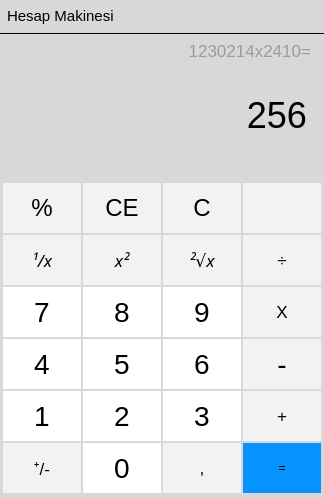
<?xml version="1.0" encoding="UTF-8"?>
<ui version="4.0">
 <class>Form</class>
 <widget class="QWidget" name="Form">
  <property name="geometry">
   <rect>
    <x>0</x>
    <y>0</y>
    <width>324</width>
    <height>498</height>
   </rect>
  </property>
  <property name="windowTitle">
   <string>Form</string>
  </property>
  <property name="styleSheet">
   <string notr="true">
background-color: rgb(216, 216, 216);
</string>
  </property>
  <widget class="QWidget" name="head" native="true">
   <property name="geometry">
    <rect>
     <x>0</x>
     <y>0</y>
     <width>331</width>
     <height>34</height>
    </rect>
   </property>
   <property name="styleSheet">
    <string notr="true">border:1px solid black;
border-color:transparent transparent black transparent;</string>
   </property>
   <widget class="QPushButton" name="closebtn">
    <property name="geometry">
     <rect>
      <x>284</x>
      <y>3</y>
      <width>36</width>
      <height>28</height>
     </rect>
    </property>
    <property name="maximumSize">
     <size>
      <width>36</width>
      <height>34</height>
     </size>
    </property>
    <property name="font">
     <font>
      <pointsize>21</pointsize>
     </font>
    </property>
    <property name="styleSheet">
     <string notr="true">
QPushButton{color:black;

border:0 solid;
}
QPushButton:hover{
background-color:red;
	background-color: rgb(211, 43, 46);


}
</string>
    </property>
    <property name="text">
     <string/>
    </property>
    <property name="icon">
     <iconset>
      <normaloff>icons/Close-256.ico</normaloff>icons/Close-256.ico</iconset>
    </property>
    <property name="iconSize">
     <size>
      <width>10</width>
      <height>10</height>
     </size>
    </property>
   </widget>
   <widget class="QPushButton" name="minimizebtn">
    <property name="geometry">
     <rect>
      <x>246</x>
      <y>3</y>
      <width>36</width>
      <height>28</height>
     </rect>
    </property>
    <property name="maximumSize">
     <size>
      <width>36</width>
      <height>36</height>
     </size>
    </property>
    <property name="font">
     <font>
      <pointsize>21</pointsize>
     </font>
    </property>
    <property name="styleSheet">
     <string notr="true">
QPushButton{color:black;

border:0 solid;
}
QPushButton:hover{
background-color:rgb(190,190,190);


}
</string>
    </property>
    <property name="text">
     <string/>
    </property>
    <property name="icon">
     <iconset>
      <normaloff>icons/minimize.png</normaloff>icons/minimize.png</iconset>
    </property>
    <property name="iconSize">
     <size>
      <width>20</width>
      <height>20</height>
     </size>
    </property>
   </widget>
   <widget class="QLabel" name="hsblbl">
    <property name="geometry">
     <rect>
      <x>0</x>
      <y>0</y>
      <width>251</width>
      <height>31</height>
     </rect>
    </property>
    <property name="font">
     <font>
      <pointsize>11</pointsize>
     </font>
    </property>
    <property name="styleSheet">
     <string notr="true">border:0px;
padding-left:3px;</string>
    </property>
    <property name="text">
     <string>Hesap Makinesi</string>
    </property>
    <property name="margin">
     <number>1</number>
    </property>
   </widget>
  </widget>
  <widget class="QWidget" name="lcd" native="true">
   <property name="geometry">
    <rect>
     <x>0</x>
     <y>40</y>
     <width>331</width>
     <height>141</height>
    </rect>
   </property>
   <widget class="QLabel" name="sonuc">
    <property name="geometry">
     <rect>
      <x>0</x>
      <y>40</y>
      <width>321</width>
      <height>71</height>
     </rect>
    </property>
    <property name="font">
     <font>
      <pointsize>27</pointsize>
     </font>
    </property>
    <property name="styleSheet">
     <string notr="true">padding-right:5px;</string>
    </property>
    <property name="text">
     <string>256</string>
    </property>
    <property name="alignment">
     <set>Qt::AlignRight|Qt::AlignTrailing|Qt::AlignVCenter</set>
    </property>
    <property name="margin">
     <number>0</number>
    </property>
    <property name="indent">
     <number>-1</number>
    </property>
   </widget>
   <widget class="QLabel" name="ozet">
    <property name="geometry">
     <rect>
      <x>50</x>
      <y>0</y>
      <width>261</width>
      <height>21</height>
     </rect>
    </property>
    <property name="font">
     <font>
      <pointsize>13</pointsize>
     </font>
    </property>
    <property name="mouseTracking">
     <bool>false</bool>
    </property>
    <property name="focusPolicy">
     <enum>Qt::NoFocus</enum>
    </property>
    <property name="layoutDirection">
     <enum>Qt::LeftToRight</enum>
    </property>
    <property name="styleSheet">
     <string notr="true">color: rgb(155,155,155);</string>
    </property>
    <property name="text">
     <string>1230214x2410=</string>
    </property>
    <property name="alignment">
     <set>Qt::AlignRight|Qt::AlignTrailing|Qt::AlignVCenter</set>
    </property>
    <property name="margin">
     <number>0</number>
    </property>
   </widget>
   <widget class="QPushButton" name="history">
    <property name="geometry">
     <rect>
      <x>3</x>
      <y>0</y>
      <width>31</width>
      <height>31</height>
     </rect>
    </property>
    <property name="maximumSize">
     <size>
      <width>36</width>
      <height>36</height>
     </size>
    </property>
    <property name="font">
     <font>
      <pointsize>21</pointsize>
     </font>
    </property>
    <property name="styleSheet">
     <string notr="true">
QPushButton{color:black;

border:0 solid;
}
QPushButton:hover{
background-color:rgb(190,190,190);
border:1px solid rgb(155,155,155);

}
</string>
    </property>
    <property name="text">
     <string/>
    </property>
    <property name="icon">
     <iconset>
      <normaloff>icons/icons8-history-64.png</normaloff>icons/icons8-history-64.png</iconset>
    </property>
    <property name="iconSize">
     <size>
      <width>20</width>
      <height>20</height>
     </size>
    </property>
   </widget>
  </widget>
  <widget class="QWidget" name="allinone" native="true">
   <property name="geometry">
    <rect>
     <x>0</x>
     <y>180</y>
     <width>321</width>
     <height>321</height>
    </rect>
   </property>
   <widget class="QWidget" name="gridLayoutWidget">
    <property name="geometry">
     <rect>
      <x>0</x>
      <y>0</y>
      <width>321</width>
      <height>321</height>
     </rect>
    </property>
    <layout class="QGridLayout" name="gridLayout">
     <property name="sizeConstraint">
      <enum>QLayout::SetDefaultConstraint</enum>
     </property>
     <property name="leftMargin">
      <number>3</number>
     </property>
     <property name="topMargin">
      <number>1</number>
     </property>
     <property name="rightMargin">
      <number>0</number>
     </property>
     <property name="bottomMargin">
      <number>0</number>
     </property>
     <property name="horizontalSpacing">
      <number>2</number>
     </property>
     <property name="verticalSpacing">
      <number>0</number>
     </property>
     <item row="3" column="1">
      <widget class="QPushButton" name="btn5">
       <property name="maximumSize">
        <size>
         <width>80</width>
         <height>50</height>
        </size>
       </property>
       <property name="font">
        <font>
         <pointsize>21</pointsize>
        </font>
       </property>
       <property name="styleSheet">
        <string notr="true">
QPushButton{color:black;
background-color:white;
border:0 solid;
}
QPushButton:hover{
background-color:rgb(190,190,190);
border:1px solid rgb(155,155,155);

}
</string>
       </property>
       <property name="text">
        <string>5</string>
       </property>
      </widget>
     </item>
     <item row="2" column="1">
      <widget class="QPushButton" name="btn8">
       <property name="maximumSize">
        <size>
         <width>80</width>
         <height>50</height>
        </size>
       </property>
       <property name="font">
        <font>
         <pointsize>21</pointsize>
         <weight>50</weight>
         <bold>false</bold>
        </font>
       </property>
       <property name="styleSheet">
        <string notr="true">
QPushButton{color:black;
background-color:white;
border:0 solid;
}
QPushButton:hover{
background-color:rgb(190,190,190);
border:1px solid rgb(155,155,155);

}
</string>
       </property>
       <property name="text">
        <string>8</string>
       </property>
      </widget>
     </item>
     <item row="1" column="0">
      <widget class="QPushButton" name="boluxbtn">
       <property name="maximumSize">
        <size>
         <width>80</width>
         <height>50</height>
        </size>
       </property>
       <property name="font">
        <font>
         <family>Segoe Print</family>
         <pointsize>13</pointsize>
         <italic>true</italic>
        </font>
       </property>
       <property name="styleSheet">
        <string notr="true">
QPushButton{color:black;
background-color:#f2f2f2 ;
border:0 solid;
}
QPushButton:hover{
background-color:rgb(190,190,190);
border:1px solid rgb(155,155,155);

}
</string>
       </property>
       <property name="text">
        <string>¹/x</string>
       </property>
      </widget>
     </item>
     <item row="3" column="2">
      <widget class="QPushButton" name="btn6">
       <property name="maximumSize">
        <size>
         <width>80</width>
         <height>50</height>
        </size>
       </property>
       <property name="font">
        <font>
         <pointsize>21</pointsize>
        </font>
       </property>
       <property name="styleSheet">
        <string notr="true">
QPushButton{color:black;
background-color:white;
border:0 solid;
}
QPushButton:hover{
background-color:rgb(190,190,190);
border:1px solid rgb(155,155,155);

}
</string>
       </property>
       <property name="text">
        <string>6</string>
       </property>
      </widget>
     </item>
     <item row="3" column="3">
      <widget class="QPushButton" name="btnckar">
       <property name="maximumSize">
        <size>
         <width>80</width>
         <height>50</height>
        </size>
       </property>
       <property name="font">
        <font>
         <family>Yu Gothic UI</family>
         <pointsize>21</pointsize>
         <weight>50</weight>
         <bold>false</bold>
         <strikeout>false</strikeout>
        </font>
       </property>
       <property name="styleSheet">
        <string notr="true">
QPushButton{color:black;
background-color:#f2f2f2 ;
border:0 solid;
}
QPushButton:hover{
background-color:rgb(190,190,190);
border:1px solid rgb(155,155,155);

}
</string>
       </property>
       <property name="text">
        <string>-</string>
       </property>
      </widget>
     </item>
     <item row="2" column="2">
      <widget class="QPushButton" name="btn9">
       <property name="maximumSize">
        <size>
         <width>80</width>
         <height>50</height>
        </size>
       </property>
       <property name="font">
        <font>
         <pointsize>21</pointsize>
        </font>
       </property>
       <property name="styleSheet">
        <string notr="true">
QPushButton{color:black;
background-color:white;
border:0 solid;
}
QPushButton:hover{
background-color:rgb(190,190,190);
border:1px solid rgb(155,155,155);

}
</string>
       </property>
       <property name="text">
        <string>9</string>
       </property>
      </widget>
     </item>
     <item row="2" column="3">
      <widget class="QPushButton" name="xbtn">
       <property name="maximumSize">
        <size>
         <width>80</width>
         <height>50</height>
        </size>
       </property>
       <property name="font">
        <font>
         <pointsize>13</pointsize>
        </font>
       </property>
       <property name="styleSheet">
        <string notr="true">
QPushButton{color:black;
background-color:#f2f2f2 ;
border:0 solid;
}
QPushButton:hover{
background-color:rgb(190,190,190);
border:1px solid rgb(155,155,155);

}
</string>
       </property>
       <property name="text">
        <string>X</string>
       </property>
      </widget>
     </item>
     <item row="0" column="0">
      <widget class="QPushButton" name="btnyuzde">
       <property name="maximumSize">
        <size>
         <width>80</width>
         <height>50</height>
        </size>
       </property>
       <property name="font">
        <font>
         <family>Yu Gothic UI</family>
         <pointsize>18</pointsize>
         <italic>false</italic>
        </font>
       </property>
       <property name="styleSheet">
        <string notr="true">
QPushButton{color:black;
background-color:#f2f2f2 ;
border:0 solid;
}
QPushButton:hover{
background-color:rgb(190,190,190);
border:1px solid rgb(155,155,155);

}
</string>
       </property>
       <property name="text">
        <string>%</string>
       </property>
      </widget>
     </item>
     <item row="4" column="3">
      <widget class="QPushButton" name="btntopla">
       <property name="maximumSize">
        <size>
         <width>80</width>
         <height>50</height>
        </size>
       </property>
       <property name="font">
        <font>
         <pointsize>13</pointsize>
         <weight>50</weight>
         <bold>false</bold>
        </font>
       </property>
       <property name="styleSheet">
        <string notr="true">
QPushButton{color:black;
background-color:#f2f2f2 ;
border:0 solid;
}
QPushButton:hover{
background-color:rgb(190,190,190);
border:1px solid rgb(155,155,155);

}
</string>
       </property>
       <property name="text">
        <string>+</string>
       </property>
      </widget>
     </item>
     <item row="5" column="3">
      <widget class="QPushButton" name="btnestle">
       <property name="maximumSize">
        <size>
         <width>80</width>
         <height>50</height>
        </size>
       </property>
       <property name="styleSheet">
        <string notr="true">
QPushButton{color:black;

	background-color: rgb(6, 147, 255);
border:0 solid;
}
QPushButton:hover{

	
	background-color: rgb(4, 109, 189);
border:1px solid rgb(155,155,155);

}
</string>
       </property>
       <property name="text">
        <string>=</string>
       </property>
      </widget>
     </item>
     <item row="1" column="1">
      <widget class="QPushButton" name="xkarebtn">
       <property name="maximumSize">
        <size>
         <width>80</width>
         <height>50</height>
        </size>
       </property>
       <property name="font">
        <font>
         <family>Segoe Print</family>
         <pointsize>13</pointsize>
         <italic>true</italic>
        </font>
       </property>
       <property name="styleSheet">
        <string notr="true">
QPushButton{color:black;
background-color:#f2f2f2 ;
border:0 solid;
}
QPushButton:hover{
background-color:rgb(190,190,190);
border:1px solid rgb(155,155,155);

}
</string>
       </property>
       <property name="text">
        <string>x²</string>
       </property>
      </widget>
     </item>
     <item row="0" column="1">
      <widget class="QPushButton" name="cebtn">
       <property name="maximumSize">
        <size>
         <width>80</width>
         <height>50</height>
        </size>
       </property>
       <property name="font">
        <font>
         <family>Yu Gothic UI</family>
         <pointsize>18</pointsize>
        </font>
       </property>
       <property name="styleSheet">
        <string notr="true">
QPushButton{color:black;
background-color:#f2f2f2 ;
border:0 solid;
}
QPushButton:hover{
background-color:rgb(190,190,190);
border:1px solid rgb(155,155,155);

box-shadow: 2px 2px 5px red;

}
</string>
       </property>
       <property name="text">
        <string>CE</string>
       </property>
      </widget>
     </item>
     <item row="0" column="3">
      <widget class="QPushButton" name="clear1btn">
       <property name="maximumSize">
        <size>
         <width>80</width>
         <height>50</height>
        </size>
       </property>
       <property name="styleSheet">
        <string notr="true">
QPushButton{color:black;
background-color:#f2f2f2 ;
border:0 solid;
}
QPushButton:hover{
background-color:rgb(190,190,190);
border:1px solid rgb(155,155,155);

}
</string>
       </property>
       <property name="text">
        <string/>
       </property>
       <property name="icon">
        <iconset>
         <normaloff>icons/icons8-clear-symbol-50.png</normaloff>icons/icons8-clear-symbol-50.png</iconset>
       </property>
       <property name="iconSize">
        <size>
         <width>30</width>
         <height>30</height>
        </size>
       </property>
      </widget>
     </item>
     <item row="1" column="2">
      <widget class="QPushButton" name="karekokbtn">
       <property name="maximumSize">
        <size>
         <width>80</width>
         <height>50</height>
        </size>
       </property>
       <property name="font">
        <font>
         <family>Segoe Print</family>
         <pointsize>13</pointsize>
         <italic>true</italic>
        </font>
       </property>
       <property name="styleSheet">
        <string notr="true">
QPushButton{color:black;
background-color:#f2f2f2 ;
border:0 solid;
}
QPushButton:hover{
background-color:rgb(190,190,190);
border:1px solid rgb(155,155,155);

}
</string>
       </property>
       <property name="text">
        <string>²√x</string>
       </property>
      </widget>
     </item>
     <item row="1" column="3">
      <widget class="QPushButton" name="btnblme">
       <property name="maximumSize">
        <size>
         <width>80</width>
         <height>50</height>
        </size>
       </property>
       <property name="font">
        <font>
         <pointsize>13</pointsize>
        </font>
       </property>
       <property name="styleSheet">
        <string notr="true">
QPushButton{color:black;
background-color:#f2f2f2 ;
border:0 solid;
}
QPushButton:hover{
background-color:rgb(190,190,190);
border:1px solid rgb(155,155,155);

}
</string>
       </property>
       <property name="text">
        <string>÷</string>
       </property>
      </widget>
     </item>
     <item row="5" column="0">
      <widget class="QPushButton" name="eksiartbtn">
       <property name="maximumSize">
        <size>
         <width>80</width>
         <height>50</height>
        </size>
       </property>
       <property name="font">
        <font>
         <pointsize>13</pointsize>
         <weight>50</weight>
         <bold>false</bold>
        </font>
       </property>
       <property name="styleSheet">
        <string notr="true">
QPushButton{color:black;
background-color:#f2f2f2 ;
border:0 solid;
}
QPushButton:hover{
background-color:rgb(190,190,190);
border:1px solid rgb(155,155,155);

}
</string>
       </property>
       <property name="text">
        <string>⁺/-</string>
       </property>
      </widget>
     </item>
     <item row="4" column="0">
      <widget class="QPushButton" name="btn1">
       <property name="maximumSize">
        <size>
         <width>80</width>
         <height>50</height>
        </size>
       </property>
       <property name="font">
        <font>
         <pointsize>21</pointsize>
        </font>
       </property>
       <property name="styleSheet">
        <string notr="true">
QPushButton{color:black;
background-color:white;
border:0 solid;
}
QPushButton:hover{
background-color:rgb(190,190,190);
border:1px solid rgb(155,155,155);

}
</string>
       </property>
       <property name="text">
        <string>1</string>
       </property>
      </widget>
     </item>
     <item row="5" column="1">
      <widget class="QPushButton" name="btn0">
       <property name="maximumSize">
        <size>
         <width>80</width>
         <height>50</height>
        </size>
       </property>
       <property name="font">
        <font>
         <pointsize>21</pointsize>
        </font>
       </property>
       <property name="styleSheet">
        <string notr="true">
QPushButton{color:black;
background-color:white;
border:0 solid;
}
QPushButton:hover{
background-color:rgb(190,190,190);
border:1px solid rgb(155,155,155);

}
</string>
       </property>
       <property name="text">
        <string>0</string>
       </property>
      </widget>
     </item>
     <item row="5" column="2">
      <widget class="QPushButton" name="btnvrgul">
       <property name="maximumSize">
        <size>
         <width>80</width>
         <height>50</height>
        </size>
       </property>
       <property name="font">
        <font>
         <pointsize>13</pointsize>
        </font>
       </property>
       <property name="styleSheet">
        <string notr="true">
QPushButton{color:black;
background-color:#f2f2f2 ;
border:0 solid;
}
QPushButton:hover{
background-color:rgb(190,190,190);
border:1px solid rgb(155,155,155);

}
</string>
       </property>
       <property name="text">
        <string>,</string>
       </property>
      </widget>
     </item>
     <item row="4" column="1">
      <widget class="QPushButton" name="btn2">
       <property name="maximumSize">
        <size>
         <width>80</width>
         <height>50</height>
        </size>
       </property>
       <property name="font">
        <font>
         <pointsize>21</pointsize>
        </font>
       </property>
       <property name="styleSheet">
        <string notr="true">
QPushButton{color:black;
background-color:white;
border:0 solid;
}
QPushButton:hover{
background-color:rgb(190,190,190);
border:1px solid rgb(155,155,155);

}
</string>
       </property>
       <property name="text">
        <string>2</string>
       </property>
      </widget>
     </item>
     <item row="4" column="2">
      <widget class="QPushButton" name="btn3">
       <property name="maximumSize">
        <size>
         <width>80</width>
         <height>50</height>
        </size>
       </property>
       <property name="font">
        <font>
         <pointsize>21</pointsize>
        </font>
       </property>
       <property name="styleSheet">
        <string notr="true">
QPushButton{color:black;
background-color:white;
border:0 solid;
}
QPushButton:hover{
background-color:rgb(190,190,190);
border:1px solid rgb(155,155,155);

}
</string>
       </property>
       <property name="text">
        <string>3</string>
       </property>
      </widget>
     </item>
     <item row="0" column="2">
      <widget class="QPushButton" name="cbtn">
       <property name="maximumSize">
        <size>
         <width>80</width>
         <height>50</height>
        </size>
       </property>
       <property name="font">
        <font>
         <family>Yu Gothic UI</family>
         <pointsize>18</pointsize>
         <italic>false</italic>
         <kerning>true</kerning>
        </font>
       </property>
       <property name="styleSheet">
        <string notr="true">
QPushButton{color:black;
background-color:#f2f2f2 ;
border:0 solid;
}
QPushButton:hover{
background-color:rgb(190,190,190);
border:1px solid rgb(155,155,155);

}
</string>
       </property>
       <property name="text">
        <string>C</string>
       </property>
      </widget>
     </item>
     <item row="3" column="0">
      <widget class="QPushButton" name="btn4">
       <property name="maximumSize">
        <size>
         <width>80</width>
         <height>50</height>
        </size>
       </property>
       <property name="font">
        <font>
         <pointsize>21</pointsize>
        </font>
       </property>
       <property name="styleSheet">
        <string notr="true">
QPushButton{color:black;
background-color:white;
border:0 solid;
}
QPushButton:hover{
background-color:rgb(190,190,190);
border:1px solid rgb(155,155,155);

}
</string>
       </property>
       <property name="text">
        <string>4</string>
       </property>
      </widget>
     </item>
     <item row="2" column="0">
      <widget class="QPushButton" name="btn7">
       <property name="maximumSize">
        <size>
         <width>80</width>
         <height>50</height>
        </size>
       </property>
       <property name="font">
        <font>
         <pointsize>21</pointsize>
         <weight>50</weight>
         <bold>false</bold>
        </font>
       </property>
       <property name="styleSheet">
        <string notr="true">
QPushButton{color:black;
background-color:white;
border:0 solid;
}
QPushButton:hover{
background-color:rgb(190,190,190);
border:1px solid rgb(155,155,155);

}
</string>
       </property>
       <property name="text">
        <string>7</string>
       </property>
      </widget>
     </item>
    </layout>
   </widget>
  </widget>
  <widget class="QWidget" name="historywdgt" native="true">
   <property name="geometry">
    <rect>
     <x>0</x>
     <y>496</y>
     <width>321</width>
     <height>20</height>
    </rect>
   </property>
  </widget>
 </widget>
 <resources/>
 <connections/>
</ui>
